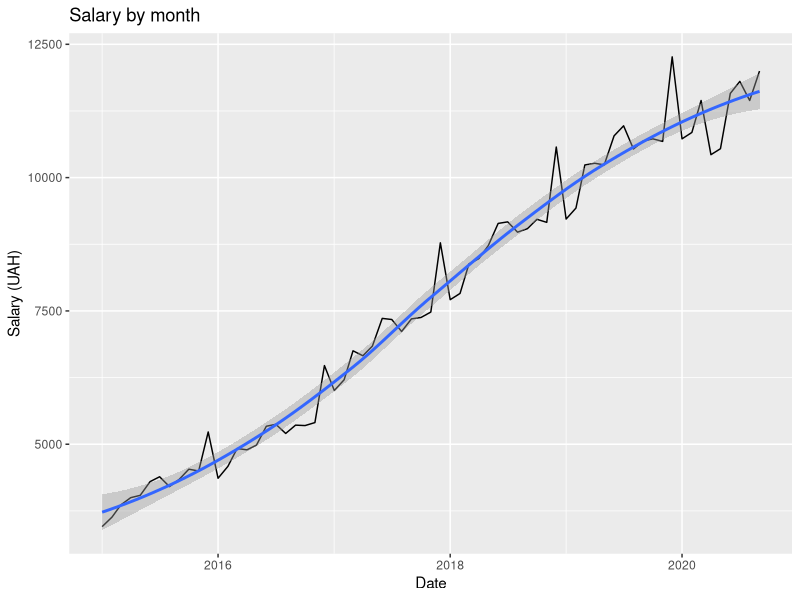

This chart was generated by the following R code:
## ---- chunk 1
#| include: false

library(tidyverse)

## ---- chunk 2
#| include: false
df <- read_delim("zp.csv")
## ---- chunk 3
#| results: hide


df <- df |> mutate(
  salary=parse_number(data),
  year=parse_integer(str_sub(period, 1, 4)),
  month=parse_integer(str_sub(period, 6, 7)),
  date=ymd(str_glue("{year}-{month}-01"))
)
## ---- chunk 4

df |> ggplot(aes(x=date, y=salary)) +
  geom_line() + 
  geom_smooth(method = "loess", formula = y~x) +
  labs(title="Salary by month", x="Date", y="Salary (UAH)")

